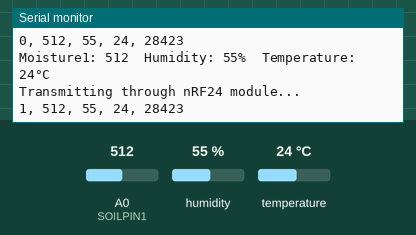
Recording of a sketch running on a simulated Arduino Uno, built with avr-gcc and run on an emulated ATmega328P. Parts: the last lines printed to the serial monitor. Inputs (shaded band) come from the test bench; at power-on: humidity 55 %, A0 (SOILPIN1) = 512, temperature 24 °C. No radio packets arrive unless stated.

Above: at 4.9 s.
5.0 s: humidity set to 22 %
At 7.5 s:
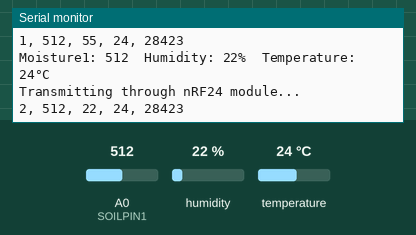
8.1 s: A0 (SOILPIN1) set to 716
At 9.4 s:
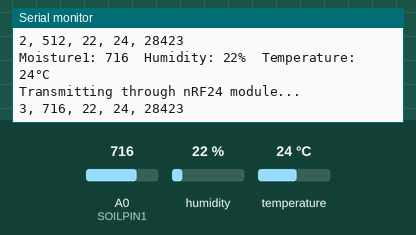
11.2 s: temperature set to 12 °C
At 13.1 s:
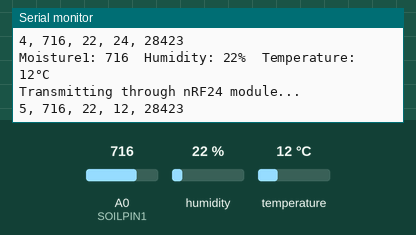
14.3 s: A0 (SOILPIN1) set to 900
At 14.9 s:
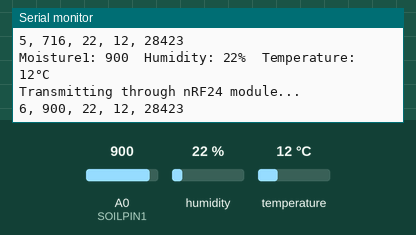
17.4 s: humidity set to 40 %
At 19.9 s:
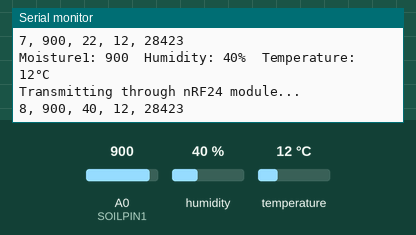
Timing chart, 0 to 21.4 s (numbered marks = the images above; inputs shaded):
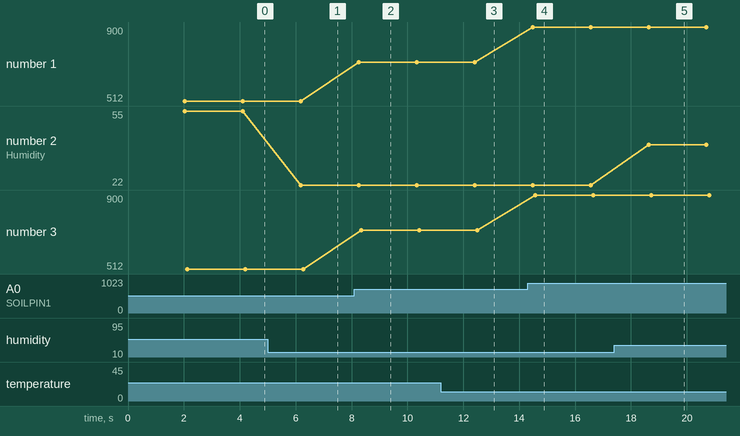

The sketch:

transmitter.ino
```cpp
#include <nRF24L01.h>
#include <printf.h>
#include <RF24.h>
#include <RF24_config.h>

// Code for HiPEAC Student Challenge VII, Bilbao, 28-30 October 2019

#include "DHT.h"
#include <SPI.h>
#include "RF24.h"

#define DHTPIN 4     // Digital pin connected to the DHT sensor
#define DHTTYPE DHT11   // DHT 11
#define SOILPIN1 A0   // Analog pin connected to the soil moisture sensor

// Initialize DHT sensor
DHT dht(DHTPIN, DHTTYPE);
RF24 radio(9, 10);

byte addresses[6] = "1Node";
char temp[32];

int message_counter = 0;

void transmitMeasurements(int m1, int h, int t) {
  sprintf(temp, "%d, %d, %d, %d, %d\n", message_counter++, m1, h, t);
  radio.write(temp, 64);
  Serial.println(temp);
}

int convertToPercent(int value) {
  int percentValue = 0;
  percentValue = map(value, 1023, 465, 0, 100);
  return percentValue;
}

void setup() {
  Serial.begin(9600);
  Serial.println(F("Hello World!\n"));
  dht.begin();
  radio.begin();
  radio.setPALevel(RF24_PA_LOW);
  radio.openWritingPipe(addresses);
}

void loop() {
  // Wait a few seconds between measurements.
  delay(2000);

  // Reading temperature or humidity takes about 250 milliseconds!
  // Sensor readings may also be up to 2 seconds 'old' (its a very slow sensor)
  // Read soil humidity in percentage
  int h = dht.readHumidity();
  // Read temperature as Celsius (the default)
  int t = dht.readTemperature();

  // Read Analog value of soil moisture
  int m1 = analogRead(SOILPIN1);


  // Check if any reads failed and exit early (to try again).
  if (isnan(h) || isnan(t)) {
    Serial.println(F("Failed to read from DHT sensor!"));
    return;
  }
  // Check if any reads failed and exit early (to try again).
  if (isnan(m1)) {
    Serial.println(F("Failed to read from soil moisture sensor!"));
    return;
  }

  // Print results in monitor
  Serial.print(F("\n\nMoisture1: "));
  Serial.print(m1);
  Serial.print(F("  Humidity: "));
  Serial.print(h);
  Serial.print(F("%  Temperature: "));
  Serial.print(t);
  Serial.print(F("°C "));
  Serial.print(F("\nTransmitting through nRF24 module...\n"));
  transmitMeasurements(m1, h, t);
}
```

Measured:
- after the input at 5.0 s, the serial monitor: prints a new line after 1.2 s (image 1)
- after the input at 8.1 s, the serial monitor: prints a new line after 0.15 s (image 2)
- after the input at 11.2 s, the serial monitor: prints a new line after 1.2 s (image 3)
- after the input at 14.3 s, the serial monitor: prints a new line after 0.18 s (image 4)
- after the input at 17.4 s, the serial monitor: prints a new line after 1.2 s (image 5)
- plotted number 1: 512 → 716 after the input at 8.1 s, 716 → 900 after the input at 14.3 s
- plotted number 2: 55 → 22 after the input at 5.0 s, 22 → 40 after the input at 17.4 s
- plotted number 3: 512 → 716 after the input at 8.1 s, 716 → 900 after the input at 14.3 s
